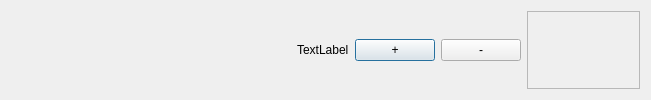
<?xml version="1.0" encoding="UTF-8"?>
<ui version="4.0">
 <class>Table</class>
 <widget class="QDialog" name="Table">
  <property name="geometry">
   <rect>
    <x>0</x>
    <y>0</y>
    <width>651</width>
    <height>100</height>
   </rect>
  </property>
  <property name="sizePolicy">
   <sizepolicy hsizetype="Preferred" vsizetype="Preferred">
    <horstretch>0</horstretch>
    <verstretch>10</verstretch>
   </sizepolicy>
  </property>
  <property name="minimumSize">
   <size>
    <width>0</width>
    <height>100</height>
   </size>
  </property>
  <property name="maximumSize">
   <size>
    <width>16777215</width>
    <height>100</height>
   </size>
  </property>
  <property name="baseSize">
   <size>
    <width>0</width>
    <height>100</height>
   </size>
  </property>
  <property name="windowTitle">
   <string>Dialog</string>
  </property>
  <layout class="QHBoxLayout" name="horizontalLayout_2">
   <item>
    <layout class="QVBoxLayout" name="Table_Nmbr"/>
   </item>
   <item>
    <spacer name="horizontalSpacer">
     <property name="orientation">
      <enum>Qt::Horizontal</enum>
     </property>
     <property name="sizeHint" stdset="0">
      <size>
       <width>30</width>
       <height>20</height>
      </size>
     </property>
    </spacer>
   </item>
   <item>
    <widget class="QLabel" name="tabletime">
     <property name="text">
      <string>TextLabel</string>
     </property>
    </widget>
   </item>
   <item>
    <layout class="QHBoxLayout" name="empty">
     <item>
      <widget class="QPushButton" name="pushButton">
       <property name="text">
        <string>+</string>
       </property>
      </widget>
     </item>
     <item alignment="Qt::AlignLeft">
      <widget class="QPushButton" name="pushButton_2">
       <property name="text">
        <string>-</string>
       </property>
      </widget>
     </item>
     <item>
      <widget class="QScrollArea" name="Scroll">
       <property name="sizeAdjustPolicy">
        <enum>QAbstractScrollArea::AdjustToContents</enum>
       </property>
       <property name="widgetResizable">
        <bool>true</bool>
       </property>
       <widget class="QWidget" name="scrollAreaWidgetContents">
        <property name="geometry">
         <rect>
          <x>0</x>
          <y>0</y>
          <width>102</width>
          <height>60</height>
         </rect>
        </property>
        <property name="maximumSize">
         <size>
          <width>16777215</width>
          <height>60</height>
         </size>
        </property>
        <property name="layoutDirection">
         <enum>Qt::RightToLeft</enum>
        </property>
        <layout class="QGridLayout" name="gridLayout_2">
         <property name="sizeConstraint">
          <enum>QLayout::SetFixedSize</enum>
         </property>
         <item row="0" column="0">
          <layout class="QGridLayout" name="Table_Layout" columnstretch="0">
           <property name="sizeConstraint">
            <enum>QLayout::SetMinAndMaxSize</enum>
           </property>
          </layout>
         </item>
        </layout>
       </widget>
      </widget>
     </item>
    </layout>
   </item>
  </layout>
 </widget>
 <resources/>
 <connections/>
</ui>
